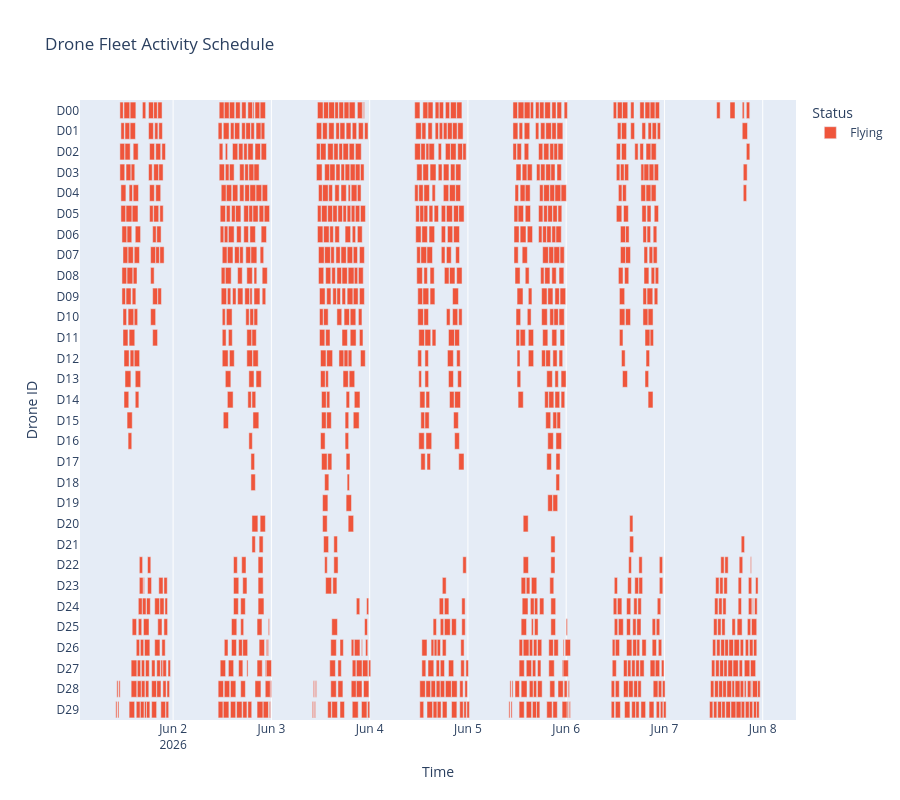

Notebook code cell kept with this figure:
### Code cell
plot_gantt_chart(drone_activity_log)

### Figure 1 — Plotly figure (JSON) as saved in the notebook; plotly's stock layout.template omitted (floating-point values rounded to 4 significant figures; data arrays with more than 128 entries replaced by an {"elided": "..."} marker saying what was removed)
{"data": [{"base": {"elided": "952 str values"}, "hovertemplate": "Status=Flying<br>Start=%{base}<br>Finish=%{x}<br>Drone=%{y}<extra></extra>", "legendgroup": "Flying", "marker": {"color": "#EF553B", "pattern": {"shape": ""}}, "name": "Flying", "orientation": "h", "showlegend": true, "textposition": "auto", "type": "bar", "x": {"elided": "952 int values"}, "xaxis": "x", "y": {"elided": "952 str values"}, "yaxis": "y"}], "layout": {"barmode": "overlay", "height": 800, "legend": {"title": {"text": "Status"}, "tracegroupgap": 0}, "title": {"text": "Drone Fleet Activity Schedule"}, "xaxis": {"anchor": "y", "domain": [0, 1], "title": {"text": "Time"}, "type": "date"}, "yaxis": {"anchor": "x", "autorange": "reversed", "domain": [0, 1], "title": {"text": "Drone ID"}}}}
